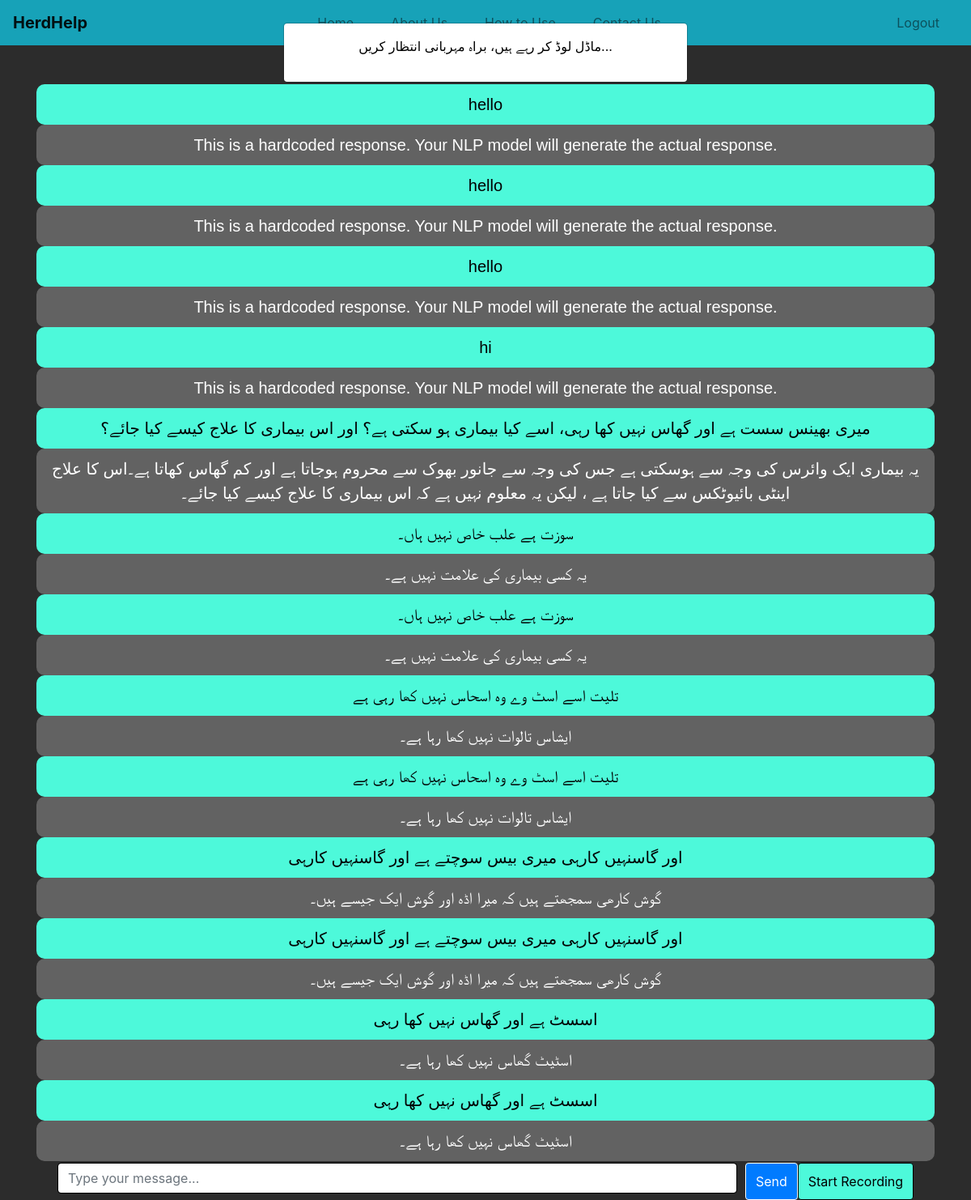
Page /chat (signed in) on the committed database.
### tables this page shows
CREATE TABLE responses
             (id INTEGER PRIMARY KEY AUTOINCREMENT,
              prompt_id INTEGER,
              response TEXT NOT NULL,
              timestamp DATETIME DEFAULT CURRENT_TIMESTAMP);

CREATE TABLE prompts
             (id INTEGER PRIMARY KEY AUTOINCREMENT,
              user_id INTEGER,
              prompt TEXT NOT NULL,
              timestamp DATETIME DEFAULT CURRENT_TIMESTAMP);

### app.py (the view, shortened to what this page needs)
@app.route('/chat', methods=['GET', 'POST'])
def chat():
    if 'just_signed_in' in session:
        show_loading_modal = True
        session.pop('just_signed_in', None)
    else:
        show_loading_modal = False
    conn = create_connection()
    cursor = conn.cursor()
    user_id = session['user_id']  # Retrieve user ID from the session
    cursor.execute("SELECT prompts.prompt, responses.response FROM prompts JOIN responses ON prompts.id = responses.prompt_id WHERE prompts.user_id = ? ORDER BY prompts.timestamp ASC", (user_id,))
    chat_current = cursor.fetchall()
    conn.close()
    return render_template('chat.html', chat_current=chat_current, show_loading_modal=show_loading_modal)

### app.py (called while the page is built)
def create_connection():
    return sqlite3.connect('herdhelp.db')

### templates/chat.html (shortened to what this page needs)
<!DOCTYPE html>
<html lang="en">
<head>
    <link rel="stylesheet" href="https://maxcdn.bootstrapcdn.com/bootstrap/4.5.2/css/bootstrap.min.css">
    <link rel="stylesheet" href="https://cdnjs.cloudflare.com/ajax/libs/font-awesome/6.0.0/css/all.min.css">
    <link rel="stylesheet" href="{{ url_for('static', filename='chat_style.css') }}">
</head>
<body>
    <header>
        <nav class="navbar navbar-expand-lg navbar-light bg-info w-100">
            <a class="navbar-brand" href="{{ url_for('index') }}">
                HerdHelp
            </a>
            <div class="collapse navbar-collapse" id="navbarNav">
                <ul class="navbar-nav">
                    <li class="nav-item">
                        <a class="nav-link" href="{{ url_for('index') }}">Home</a>
                    </li>
                    <li class="nav-item">
                        <a class="nav-link" href="{{ url_for('about') }}">About Us</a>
                    </li>
                    <li class="nav-item">
                        <a class="nav-link" href="{{ url_for('how_to_use') }}">How to Use</a>
                    </li>
                    <li class="nav-item">
                        <a class="nav-link" href="{{ url_for('contact') }}">Contact Us</a>
                    </li>
                </ul>
                <ul class="navbar-nav">
                    <li class="nav-item">
                        <a class="nav-link" href="{{ url_for('logout') }}">Logout</a>
                    </li>
                </ul>
            </div>
        </nav>
    </header>
    {% if show_loading_modal %}
    <div id="loadingModal" class="modal" style="display: block; z-index: 1000;">
        <div class="modal-dialog">
            <div class="modal-content">
                <div class="modal-body text-center">
                    <p style="color: black;">ماڈل لوڈ کر رہے ہیں، براہ مہربانی انتظار کریں...</p>
                </div>
            </div>
        </div>
    </div>
    {% endif %}
    <div class="container mt-5">
        <div class="chat-current" id="chatContainer">
            {% for prompt, response in chat_current %}
            <div class="prompt-container" style="background-color: #4df9da; color: #000; float: right; text-align: center; border-radius: 10px;">
                <div class="prompt">{{ prompt }}</div>
            </div>
            <div class="response-container" style="float: left; text-align: center; border-radius: 10px;">
                <div class="response">{{ response }}</div>
            </div>
            {% endfor %}
        </div>
        <br>
    </div>
    <br>
    <form id="chatForm" onsubmit="return submitForm();" class="fixed-bottom w-100 d-flex justify-content-center">
        <input type="text" class="form-control mb-2" id="prompt" name="prompt" style="width: 70%; margin-right: 10px; color: #000; border: 1px solid #000;" placeholder="Type your message...">
        <button type="submit" class="btn btn-primary" style="background-color: #007bff; color: #fff; border: 1px solid #fff;" onclick="showLoading()">Send</button>
        <button id="recordStopButton" type="button" onclick="toggleRecording()" class="btn btn-primary" style="background-color: #4df9da; color: #000; border: 1px solid #000;" onclick="showLoading()">Start Recording</button>
    </form>

### static/chat_style.css (style rules this page uses)
.navbar { background-color: #4df9da; }
.navbar-brand { color: white; font-weight: bold; }
.navbar-nav { margin-left: auto; }
.navbar-nav .nav-link { color: white; margin: 0 15px; }
body { background-color: #2c2c2c; color: white; margin: 0; }
.chat-current { display: flex; flex-direction: column; align-items: flex-start; width: 100%; }
.prompt-container { background-color: #4df9da; color: #000; border-radius: 10px; padding: 10px; margin: 10px; width: 100%; box-sizing: border-box; }
.response-container { background-color: #626262; color: #fff; border-radius: 10px; padding: 10px; margin: 10px; width: 100%; box-sizing: border-box; }
.prompt-container, .response-container { margin: 0 auto; }
.prompt-container, .response-container { display: inline-block; }
.prompt, .response { margin: 0; font-family: 'Jameel Noori Nastaleeq', sans-serif; font-size: 20px; }
.form-control { width: 70%; margin-right: 10px; color: #000; border: 1px solid #000; }
.btn-primary { background-color: #4df9da; color: #000; border: 1px solid #000; }
.prompt-container, .response-container { animation: fadeInUp 0.5s ease forwards; opacity: 0; transform: translateY(20px); }
#loadingModal { position: fixed; top: 50%; left: 50%; transform: translate(-50%, -50%); }

### rows in the picture
responses: prompt "hello", response "This is a hardcoded response. Your NLP model will generate the actual response."
responses: prompt "hello", response "This is a hardcoded response. Your NLP model will generate the actual response."
responses: prompt "hello", response "This is a hardcoded response. Your NLP model will generate the actual response."
responses: prompt "hi", response "This is a hardcoded response. Your NLP model will generate the actual response."
responses: prompt "میری بھینس سست ہے اور گھاس نہیں کھا رہی، اسے کیا بیماری ہو سکتی ہے؟ اور اس بیماری کا علاج کیسے کیا جائے؟", response "یہ بیماری ایک وائرس کی وجہ سے ہوسکتی ہے جس کی وجہ سے جانور بھوک سے محروم ہوجاتا ہے اور کم گھاس کھاتا ہے۔اس کا علاج اینٹی بائیوٹکس سے کیا جاتا ہے ، لیکن یہ معلوم نہیں ہے کہ اس بیماری کا علاج کیسے کیا جائے۔"
responses: prompt "سوزت ہے علب خاص نہیں ہاں۔", response "یہ کسی بیماری کی علامت نہیں ہے۔"
responses: prompt "سوزت ہے علب خاص نہیں ہاں۔", response "یہ کسی بیماری کی علامت نہیں ہے۔"
responses: prompt "تلیت اسے اسٹ وے وہ اسحاس نہیں کھا رہی ہے", response "ایشاس تالوات نہیں کھا رہا ہے۔"
responses: prompt "تلیت اسے اسٹ وے وہ اسحاس نہیں کھا رہی ہے", response "ایشاس تالوات نہیں کھا رہا ہے۔"
responses: prompt "اور گاسنہیں کارہی میری بیس سوچتے ہے اور گاسنہیں کارہی", response "گوش کارھی سمجھتے ہیں کہ میرا اڈہ اور گوش ایک جیسے ہیں۔"
responses: prompt "اور گاسنہیں کارہی میری بیس سوچتے ہے اور گاسنہیں کارہی", response "گوش کارھی سمجھتے ہیں کہ میرا اڈہ اور گوش ایک جیسے ہیں۔"
responses: prompt "اسسٹ ہے اور گھاس نہیں کھا رہی", response "اسٹیٹ گھاس نہیں کھا رہا ہے۔"
responses: prompt "اسسٹ ہے اور گھاس نہیں کھا رہی", response "اسٹیٹ گھاس نہیں کھا رہا ہے۔"
